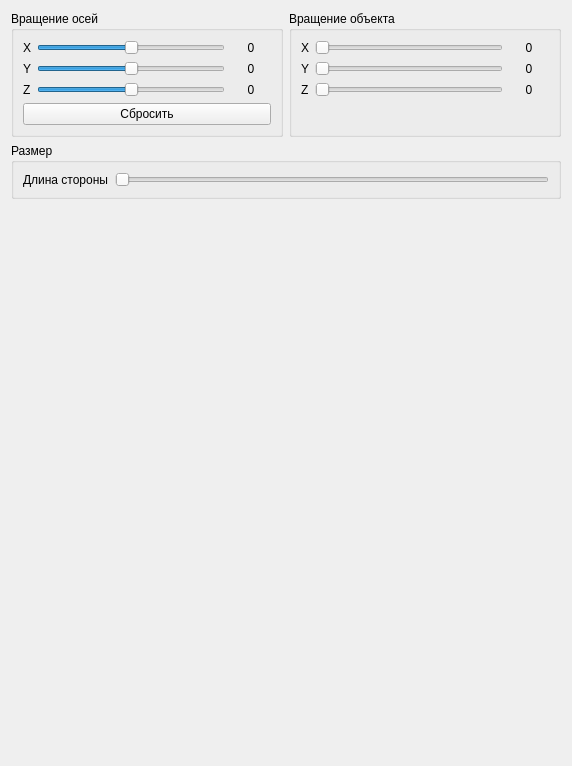
<?xml version="1.0" encoding="UTF-8"?>
<ui version="4.0">
 <class>Form</class>
 <widget class="QWidget" name="Form">
  <property name="geometry">
   <rect>
    <x>0</x>
    <y>0</y>
    <width>570</width>
    <height>756</height>
   </rect>
  </property>
  <property name="windowTitle">
   <string>Form</string>
  </property>
  <layout class="QVBoxLayout" name="verticalLayout_2">
   <item>
    <layout class="QHBoxLayout" name="horizontalLayout_4">
     <item>
      <widget class="QGroupBox" name="groupBox_3">
       <property name="title">
        <string>Вращение осей</string>
       </property>
       <layout class="QVBoxLayout" name="verticalLayout_4">
        <item>
         <layout class="QHBoxLayout" name="horizontalLayout_14">
          <item>
           <widget class="QLabel" name="label_13">
            <property name="text">
             <string>X</string>
            </property>
           </widget>
          </item>
          <item>
           <widget class="QSlider" name="rotateAxisX">
            <property name="minimum">
             <number>-180</number>
            </property>
            <property name="maximum">
             <number>180</number>
            </property>
            <property name="orientation">
             <enum>Qt::Horizontal</enum>
            </property>
           </widget>
          </item>
          <item>
           <widget class="QLabel" name="labelAxisX">
            <property name="minimumSize">
             <size>
              <width>40</width>
              <height>0</height>
             </size>
            </property>
            <property name="text">
             <string>0</string>
            </property>
            <property name="alignment">
             <set>Qt::AlignCenter</set>
            </property>
           </widget>
          </item>
         </layout>
        </item>
        <item>
         <layout class="QHBoxLayout" name="horizontalLayout_13">
          <item>
           <widget class="QLabel" name="label_12">
            <property name="text">
             <string>Y</string>
            </property>
           </widget>
          </item>
          <item>
           <widget class="QSlider" name="rotateAxisY">
            <property name="minimum">
             <number>-180</number>
            </property>
            <property name="maximum">
             <number>180</number>
            </property>
            <property name="orientation">
             <enum>Qt::Horizontal</enum>
            </property>
           </widget>
          </item>
          <item>
           <widget class="QLabel" name="labelAxisY">
            <property name="minimumSize">
             <size>
              <width>40</width>
              <height>0</height>
             </size>
            </property>
            <property name="text">
             <string>0</string>
            </property>
            <property name="alignment">
             <set>Qt::AlignCenter</set>
            </property>
           </widget>
          </item>
         </layout>
        </item>
        <item>
         <layout class="QHBoxLayout" name="horizontalLayout_12">
          <item>
           <widget class="QLabel" name="label_11">
            <property name="text">
             <string>Z</string>
            </property>
           </widget>
          </item>
          <item>
           <widget class="QSlider" name="rotateAxisZ">
            <property name="minimum">
             <number>-180</number>
            </property>
            <property name="maximum">
             <number>180</number>
            </property>
            <property name="orientation">
             <enum>Qt::Horizontal</enum>
            </property>
           </widget>
          </item>
          <item>
           <widget class="QLabel" name="labelAxisZ">
            <property name="minimumSize">
             <size>
              <width>40</width>
              <height>0</height>
             </size>
            </property>
            <property name="text">
             <string>0</string>
            </property>
            <property name="alignment">
             <set>Qt::AlignCenter</set>
            </property>
           </widget>
          </item>
         </layout>
        </item>
        <item>
         <widget class="QPushButton" name="resetButton">
          <property name="text">
           <string>Сбросить</string>
          </property>
         </widget>
        </item>
       </layout>
      </widget>
     </item>
     <item>
      <widget class="QGroupBox" name="groupBox">
       <property name="title">
        <string>Вращение объекта</string>
       </property>
       <layout class="QVBoxLayout" name="verticalLayout">
        <item>
         <layout class="QHBoxLayout" name="horizontalLayout">
          <item>
           <widget class="QLabel" name="label">
            <property name="text">
             <string>X</string>
            </property>
           </widget>
          </item>
          <item>
           <widget class="QSlider" name="rotateX">
            <property name="maximum">
             <number>180</number>
            </property>
            <property name="orientation">
             <enum>Qt::Horizontal</enum>
            </property>
           </widget>
          </item>
          <item>
           <widget class="QLabel" name="labelX">
            <property name="minimumSize">
             <size>
              <width>40</width>
              <height>0</height>
             </size>
            </property>
            <property name="text">
             <string>0</string>
            </property>
            <property name="alignment">
             <set>Qt::AlignCenter</set>
            </property>
           </widget>
          </item>
         </layout>
        </item>
        <item>
         <layout class="QHBoxLayout" name="horizontalLayout_2">
          <item>
           <widget class="QLabel" name="label_2">
            <property name="text">
             <string>Y</string>
            </property>
           </widget>
          </item>
          <item>
           <widget class="QSlider" name="rotateY">
            <property name="maximum">
             <number>180</number>
            </property>
            <property name="orientation">
             <enum>Qt::Horizontal</enum>
            </property>
           </widget>
          </item>
          <item>
           <widget class="QLabel" name="labelY">
            <property name="minimumSize">
             <size>
              <width>40</width>
              <height>0</height>
             </size>
            </property>
            <property name="text">
             <string>0</string>
            </property>
            <property name="alignment">
             <set>Qt::AlignCenter</set>
            </property>
           </widget>
          </item>
         </layout>
        </item>
        <item>
         <layout class="QHBoxLayout" name="horizontalLayout_3">
          <item>
           <widget class="QLabel" name="label_3">
            <property name="text">
             <string>Z</string>
            </property>
           </widget>
          </item>
          <item>
           <widget class="QSlider" name="rotateZ">
            <property name="maximum">
             <number>180</number>
            </property>
            <property name="orientation">
             <enum>Qt::Horizontal</enum>
            </property>
           </widget>
          </item>
          <item>
           <widget class="QLabel" name="labelZ">
            <property name="minimumSize">
             <size>
              <width>40</width>
              <height>0</height>
             </size>
            </property>
            <property name="text">
             <string>0</string>
            </property>
            <property name="alignment">
             <set>Qt::AlignCenter</set>
            </property>
           </widget>
          </item>
         </layout>
        </item>
        <item>
         <spacer name="verticalSpacer">
          <property name="orientation">
           <enum>Qt::Vertical</enum>
          </property>
          <property name="sizeHint" stdset="0">
           <size>
            <width>20</width>
            <height>40</height>
           </size>
          </property>
         </spacer>
        </item>
       </layout>
      </widget>
     </item>
    </layout>
   </item>
   <item>
    <widget class="QGroupBox" name="groupBox_2">
     <property name="title">
      <string>Размер</string>
     </property>
     <layout class="QVBoxLayout" name="verticalLayout_3">
      <item>
       <layout class="QHBoxLayout" name="horizontalLayout_5">
        <item>
         <widget class="QLabel" name="label_4">
          <property name="text">
           <string>Длина стороны</string>
          </property>
         </widget>
        </item>
        <item>
         <widget class="QSlider" name="setSide">
          <property name="minimum">
           <number>100</number>
          </property>
          <property name="maximum">
           <number>500</number>
          </property>
          <property name="orientation">
           <enum>Qt::Horizontal</enum>
          </property>
         </widget>
        </item>
       </layout>
      </item>
     </layout>
    </widget>
   </item>
   <item>
    <widget class="QWidget" name="drawArea" native="true">
     <property name="minimumSize">
      <size>
       <width>550</width>
       <height>550</height>
      </size>
     </property>
    </widget>
   </item>
  </layout>
 </widget>
 <resources/>
 <connections/>
</ui>
